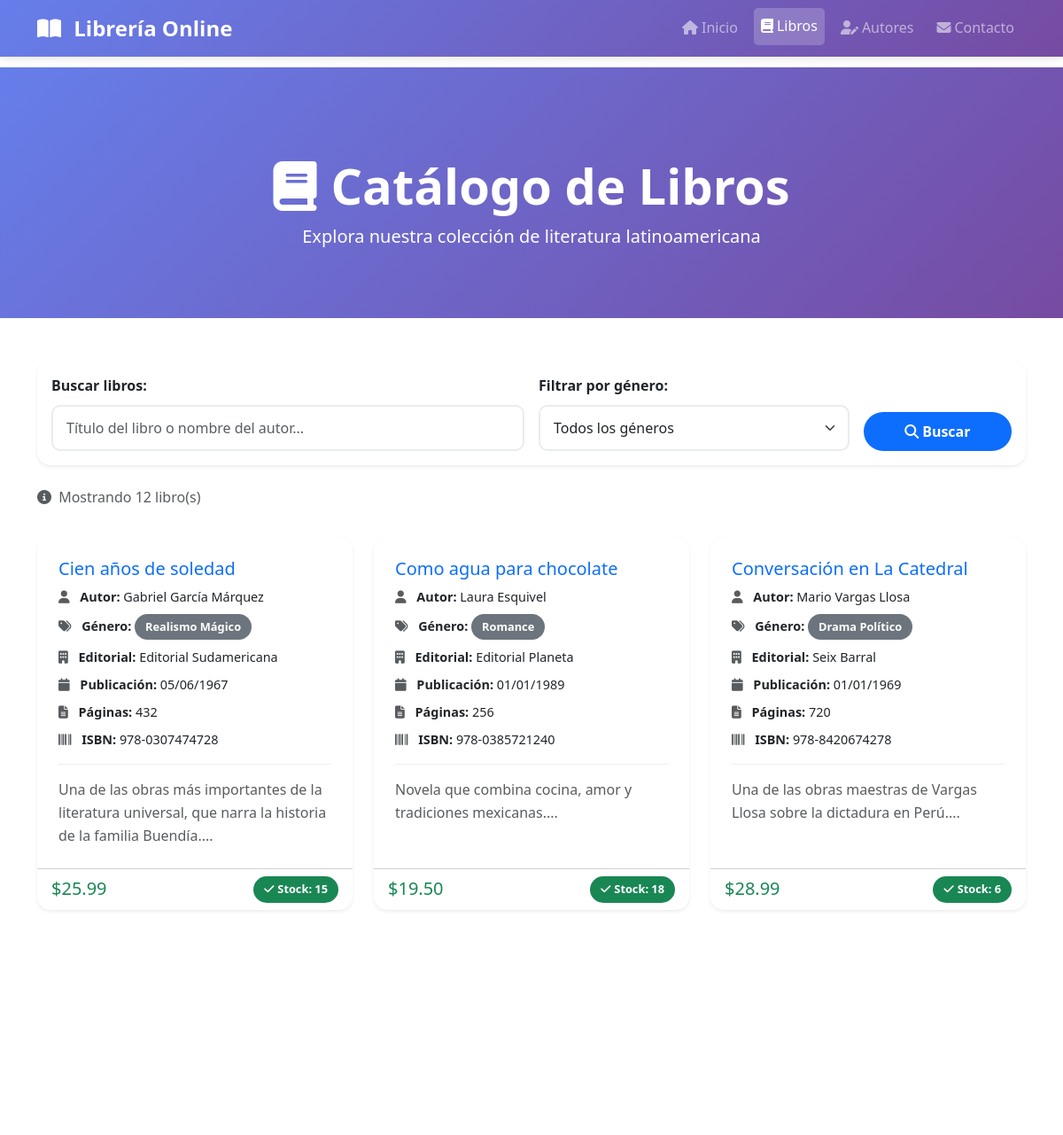
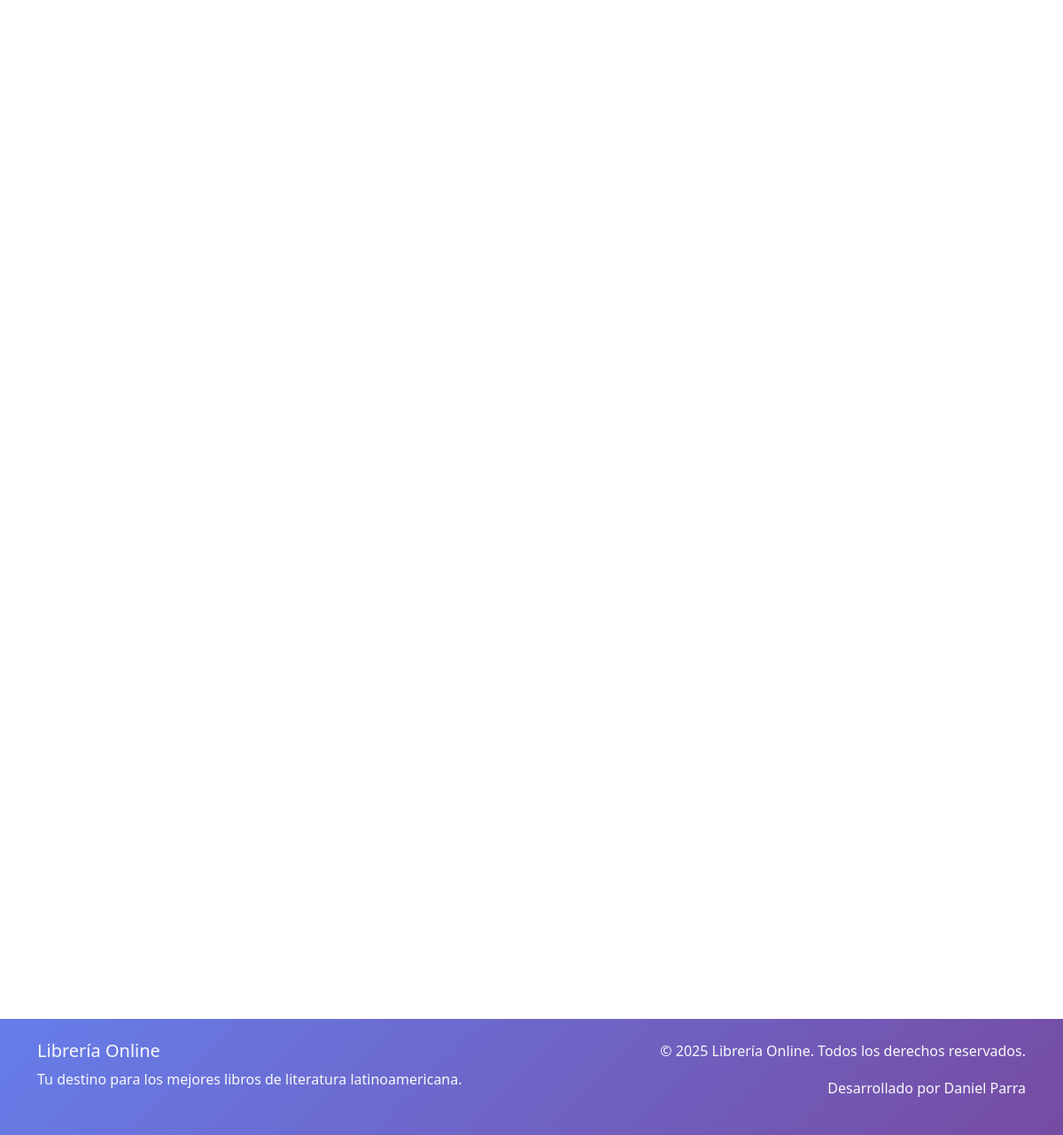
The app's page /libros.php with its own data (2 pictures, top to bottom).
### tables this page shows
CREATE TABLE `libros` (
  `id` int(11) NOT NULL,
  `titulo` varchar(200) NOT NULL,
  `autor_id` int(11) DEFAULT NULL,
  `isbn` varchar(20) DEFAULT NULL,
  `precio` decimal(10,2) DEFAULT NULL,
  `stock` int(11) DEFAULT 0,
  `descripcion` text DEFAULT NULL,
  `fecha_publicacion` date DEFAULT NULL,
  `genero` varchar(50) DEFAULT NULL,
  `editorial` varchar(100) DEFAULT NULL,
  `paginas` int(11) DEFAULT NULL,
  `imagen` varchar(255) DEFAULT NULL,
  `created_at` timestamp NOT NULL DEFAULT current_timestamp()
);

CREATE TABLE `autores` (
  `id` int(11) NOT NULL,
  `nombre` varchar(100) NOT NULL,
  `apellido` varchar(100) NOT NULL,
  `nacionalidad` varchar(50) DEFAULT NULL,
  `fecha_nacimiento` date DEFAULT NULL,
  `biografia` text DEFAULT NULL,
  `created_at` timestamp NOT NULL DEFAULT current_timestamp()
);

### config.php (called while the page is built, shortened)
<?php
function formatearFecha($fecha) {
    return date('d/m/Y', strtotime($fecha));
}
function formatearPrecio($precio) {
    return '$' . number_format($precio, 2);
}
?>

### libros.php (the view, shortened to what this page needs)
<?php
require_once 'config.php';
$busqueda = isset($_GET['busqueda']) ? limpiarDatos($_GET['busqueda']) : '';
$sql = "SELECT l.*, a.nombre, a.apellido
        FROM libros l
        LEFT JOIN autores a ON l.autor_id = a.id
        WHERE 1=1";
$params = [];
$sql .= " ORDER BY l.titulo ASC";
try {
    $stmt = $pdo->prepare($sql);
    $stmt->execute($params);
    $libros = $stmt->fetchAll();
} catch(PDOException $e) {
    $libros = [];
    $generos = [];
    $error = "Error al cargar los libros: " . $e->getMessage();
}
?>
<!DOCTYPE html>
<html lang="es">
<head>
    <link href="https://cdn.jsdelivr.net/npm/bootstrap@5.3.0/dist/css/bootstrap.min.css" rel="stylesheet">
    <link href="https://cdnjs.cloudflare.com/ajax/libs/font-awesome/6.4.0/css/all.min.css" rel="stylesheet">
    <link href="css/estilos.css" rel="stylesheet">
</head>
<body>
    <nav class="navbar navbar-expand-lg navbar-dark bg-primary fixed-top">
        <div class="container">
            <a class="navbar-brand" href="index.php">
                <i class="fas fa-book-open me-2"></i>
                Librería Online
            </a>
            <div class="collapse navbar-collapse" id="navbarNav">
                <ul class="navbar-nav ms-auto">
                    <li class="nav-item">
                        <a class="nav-link" href="index.php">
                            <i class="fas fa-home me-1"></i>Inicio
                        </a>
                    </li>
                    <li class="nav-item">
                        <a class="nav-link active" href="libros.php">
                            <i class="fas fa-book me-1"></i>Libros
                        </a>
                    </li>
                    <li class="nav-item">
                        <a class="nav-link" href="autores.php">
                            <i class="fas fa-user-edit me-1"></i>Autores
                        </a>
                    </li>
                    <li class="nav-item">
                        <a class="nav-link" href="contacto.php">
                            <i class="fas fa-envelope me-1"></i>Contacto
                        </a>
                    </li>
                </ul>
            </div>
        </div>
    </nav>
    <section class="page-header">
        <div class="container">
            <div class="row">
                <div class="col-12 text-center">
                    <h1 class="display-4 fw-bold text-white">
                        <i class="fas fa-book me-3"></i>Catálogo de Libros
                    </h1>
                    <p class="lead text-white">Explora nuestra colección de literatura latinoamericana</p>
                </div>
            </div>
        </div>
    </section>
    <div class="container my-5">
        <div class="row mb-4">
            <div class="col-12">
                <div class="card shadow-sm">
                    <div class="card-body">
                        <form method="GET" action="">
                            <div class="row g-3">
                                <div class="col-md-6">
                                    <label for="busqueda" class="form-label">Buscar libros:</label>
                                    <input type="text"
                                           class="form-control"
                                           id="busqueda"
                                           name="busqueda"
                                           placeholder="Título del libro o nombre del autor..."
                                           value="<?php echo htmlspecialchars($busqueda); ?>">
                                </div>
                                <div class="col-md-4">
                                    <label for="genero" class="form-label">Filtrar por género:</label>
                                    <select class="form-select" id="genero" name="genero">
                                        <option value="">Todos los géneros</option>
                                    </select>
                                </div>
                                <div class="col-md-2 d-flex align-items-end">
                                    <button type="submit" class="btn btn-primary w-100">
                                        <i class="fas fa-search me-1"></i>Buscar
                                    </button>
                                </div>
                            </div>
                        </form>
                    </div>
                </div>
            </div>
        </div>
        <div class="row mb-3">
            <div class="col-12">
                <p class="text-muted">
                    <i class="fas fa-info-circle me-1"></i>
                    Mostrando <?php echo count($libros); ?> libro(s)
                </p>
            </div>
        </div>
        <div class="row">
            <?php if (empty($libros)): ?>
                <div class="col-12">
                    <div class="text-center py-5">
                        <i class="fas fa-book-open fa-4x text-muted mb-3"></i>
                        <h3 class="text-muted">No se encontraron libros</h3>
                        <p class="text-muted">Intenta con otros términos de búsqueda o filtros.</p>
                        <a href="libros.php" class="btn btn-primary">Ver todos los libros</a>
                    </div>
                </div>
            <?php else: ?>
                <?php foreach($libros as $libro): ?>
                    <div class="col-lg-4 col-md-6 mb-4">
                        <div class="card h-100 shadow-sm libro-card">
                            <div class="card-body">
                                <h5 class="card-title text-primary">
                                    <?php echo htmlspecialchars($libro['titulo']); ?>
                                </h5>
                                <div class="libro-info mb-3">
                                    <p class="mb-2">
                                        <i class="fas fa-user text-muted me-2"></i>
                                        <strong>Autor:</strong>
                                        <?php echo htmlspecialchars($libro['nombre'] . ' ' . $libro['apellido']); ?>
                                    </p>
                                    <p class="mb-2">
                                        <i class="fas fa-tags text-muted me-2"></i>
                                        <strong>Género:</strong>
                                        <span class="badge bg-secondary"><?php echo htmlspecialchars($libro['genero']); ?></span>
                                    </p>
                                    <p class="mb-2">
                                        <i class="fas fa-building text-muted me-2"></i>
                                        <strong>Editorial:</strong> <?php echo htmlspecialchars($libro['editorial']); ?>
                                    </p>
                                    <p class="mb-2">
                                        <i class="fas fa-calendar text-muted me-2"></i>
                                        <strong>Publicación:</strong> <?php echo formatearFecha($libro['fecha_publicacion']); ?>
                                    </p>
                                    <p class="mb-2">
                                        <i class="fas fa-file-alt text-muted me-2"></i>
                                        <strong>Páginas:</strong> <?php echo $libro['paginas']; ?>
                                    </p>
                                    <?php if (!empty($libro['isbn'])): ?>
                                    <p class="mb-2">
                                        <i class="fas fa-barcode text-muted me-2"></i>
                                        <strong>ISBN:</strong> <?php echo htmlspecialchars($libro['isbn']); ?>
                                    </p>
                                    <?php endif; ?>
                                </div>
                                <div class="descripcion-libro">
                                    <p class="card-text text-muted">
                                        <?php echo htmlspecialchars(substr($libro['descripcion'], 0, 150)) . '...'; ?>
                                    </p>
                                </div>
                            </div>
                            <div class="card-footer bg-transparent">
                                <div class="d-flex justify-content-between align-items-center">
                                    <div>
                                        <span class="h5 text-success mb-0">
                                            <?php echo formatearPrecio($libro['precio']); ?>
                                        </span>
                                    </div>
                                    <div>
                                        <?php if ($libro['stock'] > 0): ?>
                                            <span class="badge bg-success">
                                                <i class="fas fa-check me-1"></i>Stock: <?php echo $libro['stock']; ?>
                                            </span>
                                        <?php else: ?>
                                            <span class="badge bg-danger">
                                                <i class="fas fa-times me-1"></i>Sin stock
                                            </span>
                                        <?php endif; ?>
                                    </div>
                                </div>
                            </div>
                        </div>
                    </div>
                <?php endforeach; ?>
            <?php endif; ?>
        </div>
    </div>
    <footer class="bg-dark text-light py-4">
        <div class="container">
            <div class="row">
                <div class="col-md-6">
                    <h5>Librería Online</h5>
                    <p>Tu destino para los mejores libros de literatura latinoamericana.</p>
                </div>
                <div class="col-md-6 text-md-end">
                    <p>&copy; 2025 Librería Online. Todos los derechos reservados.</p>
                    <p>Desarrollado por Daniel Parra</p>
                </div>
            </div>
        </div>
    </footer>
</body>
</html>

### css/estilos.css (style rules this page uses)
:root { --primary-color: #0d6efd; --secondary-color: #6c757d; --success-color: #198754; --warning-color: #ffc107; --danger-color: #dc3545; --dark-color: #212529; --light-color: #f8f9fa; --gradient-primary: linear-gradient(135deg, #667eea 0%, #764ba2 100%); --gradient-hero: linear-gradient(135deg, #1e3c72 0%, #2a5298 100%); --shadow-light: 0 2px 10px rgba(0,0,0,0.1); --shadow-medium: 0 4px 20px rgba(0,0,0,0.15); --transition: all 0.3s ease; }
body { font-family: 'Segoe UI', Tahoma, Geneva, Verdana, sans-serif; padding-top: 76px; line-height: 1.6; }
.navbar { box-shadow: var(--shadow-light); background: var(--gradient-primary) !important; }
.navbar-brand { font-weight: bold; font-size: 1.5rem; }
.navbar-nav .nav-link { margin: 0 5px; border-radius: 5px; transition: var(--transition); }
.navbar-nav .nav-link:hover, .navbar-nav .nav-link.active { background-color: rgba(255,255,255,0.2); transform: translateY(-2px); }
.page-header { background: var(--gradient-primary); padding: 100px 0 60px; margin-bottom: 0; }
.card { border: none; transition: var(--transition); border-radius: 15px; overflow: hidden; }
.libro-card { height: 100%; }
.libro-card .card-body { padding: 1.5rem; }
.libro-info p { margin-bottom: 0.5rem; font-size: 0.9rem; }
.descripcion-libro { border-top: 1px solid #eee; padding-top: 1rem; margin-top: 1rem; }
.btn { border-radius: 25px; padding: 10px 30px; font-weight: 600; transition: var(--transition); border: none; }
.badge { padding: 8px 12px; font-size: 0.8rem; border-radius: 20px; }
.form-control, .form-select { border-radius: 10px; border: 2px solid #e9ecef; padding: 12px 15px; transition: var(--transition); }
.form-label { font-weight: 600; color: var(--dark-color); margin-bottom: 8px; }
footer { margin-top: auto; background: var(--gradient-primary) !important; }

### records on screen
libros: titulo "Cien años de soledad", autor.apellido "Gabriel García Márquez", genero "Realismo Mágico", editorial "Editorial Sudamericana", fecha_publicacion "05/06/1967", paginas "432", isbn "978-0307474728", descripcion "Una de las obras más importantes de la literatura universal, que narra la historia de la familia Buendía.", precio "$25.99", stock "15"
libros: titulo "Como agua para chocolate", autor.apellido "Laura Esquivel", genero "Romance", editorial "Editorial Planeta", fecha_publicacion "01/01/1989", paginas "256", isbn "978-0385721240", descripcion "Novela que combina cocina, amor y tradiciones mexicanas.", precio "$19.50", stock "18"
libros: titulo "Conversación en La Catedral", autor.apellido "Mario Vargas Llosa", genero "Drama Político", editorial "Seix Barral", fecha_publicacion "01/01/1969", paginas "720", isbn "978-8420674278", descripcion "Una de las obras maestras de Vargas Llosa sobre la dictadura en Perú.", precio "$28.99", stock "6"

### other values on screen
count($libros) "12"
